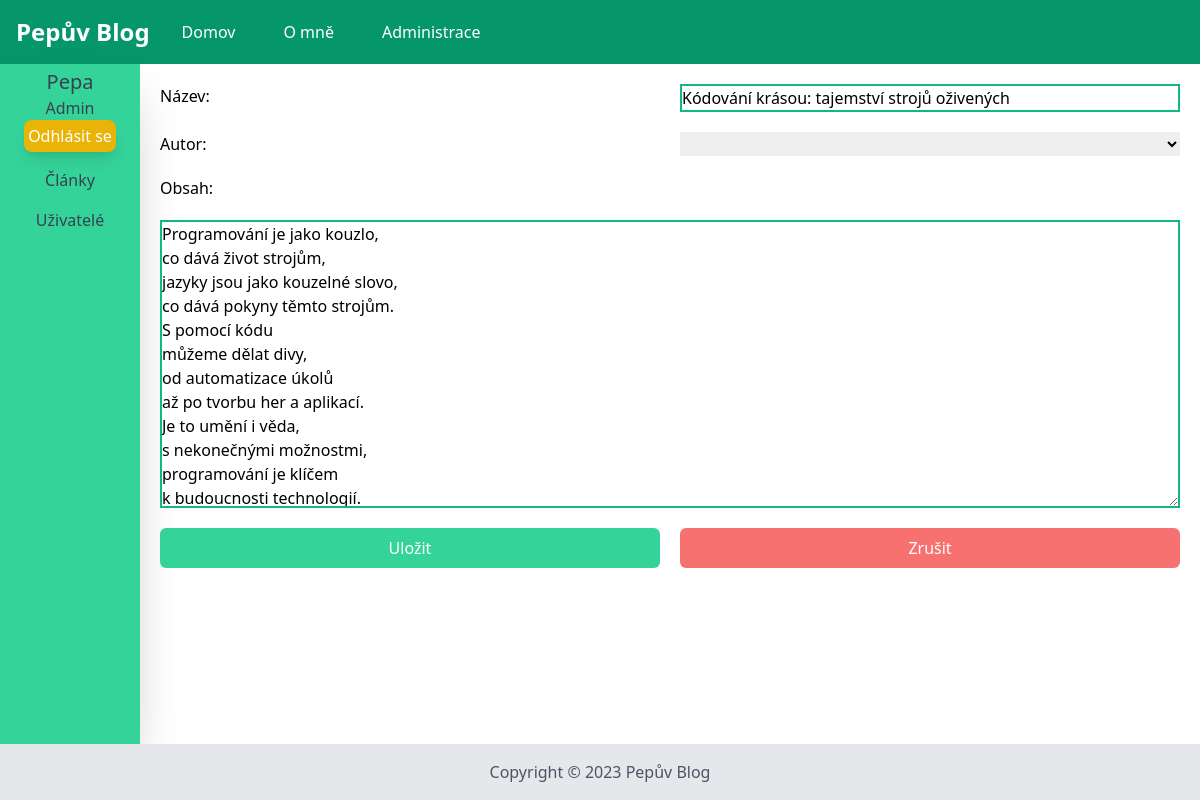
The page /admin/article/edit=2 (signed in) on the database as committed earlier.
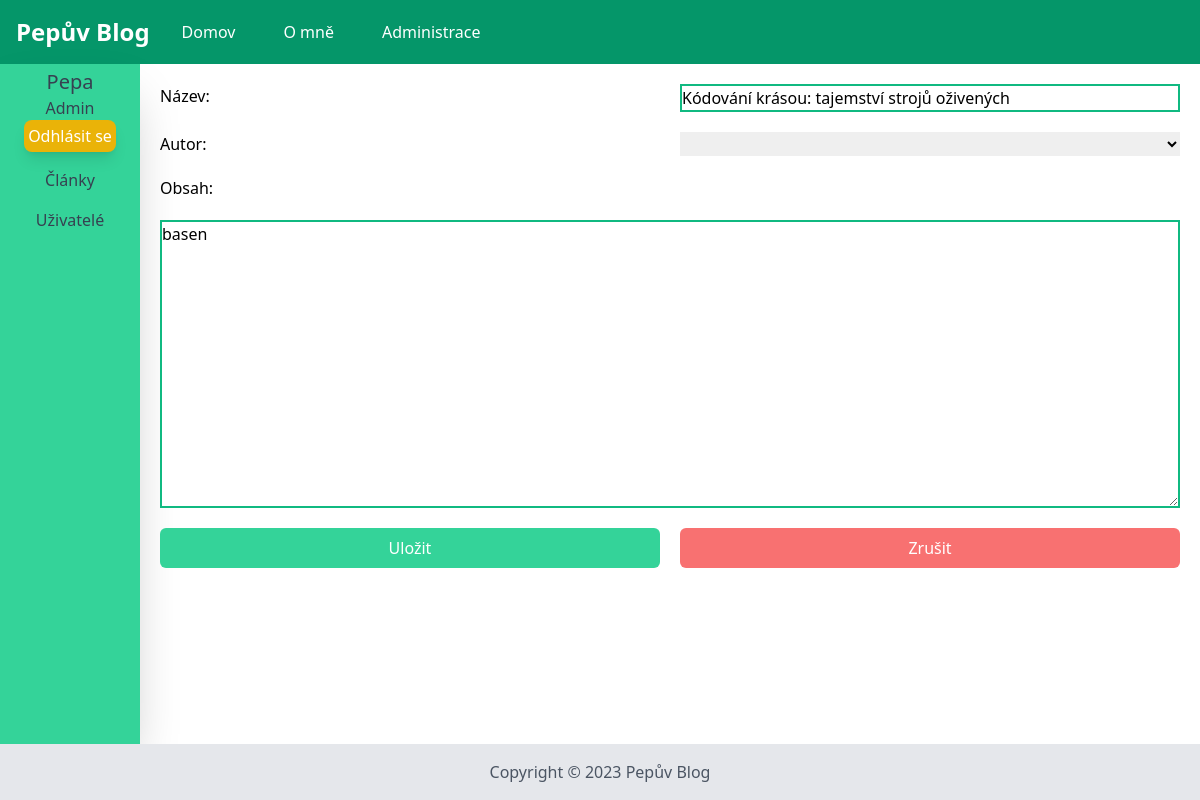
The same page on the database as committed later.
### app.py (models this page shows, shortened)
class Article(db.Model):
    id = db.Column(db.Integer, primary_key=True)
    title = db.Column(db.String, nullable=False)
    content = db.Column(db.String, nullable=False)
    author_id = db.Column(db.Integer, db.ForeignKey('user.id'), nullable=False)
    date_created = db.Column(db.DateTime, default=datetime.utcnow)
    views = db.Column(db.Integer, default=0)
    reviews = db.Column(db.Integer, default=0)

### app.py (the view)
@app.route("/admin/article/edit=<int:id>", methods=["GET","POST"])
@login_required
def edit_article(id):
    article = Article.query.filter_by(id=id).first()
    if request.method == 'GET':
        return render_template("admin_article_edit.html",article=article)
    elif request.method == "POST":
        article.title = request.form.get("title")
        article.content = request.form.get("content")
        db.session.commit()
        return redirect("/admin/articles")

### app.py (called while the page is built)
@login_manager.user_loader
def load_user(user_id):
    return User.query.get(int(user_id))

### templates/admin_article_edit.html (shortened to what this page needs)
{% extends 'admin_base.html' %}
{% block admin_body %}
<form class="edit grid grid-cols-2 items-top gap-5 p-5" method="post">
    <label>Název:</label>
    <input name="title" class="border-emerald-500 border-2" value="{{article.title}}"/>
    <label>Autor:</label>
    <select>
      <option></option>
    </select>
    <label class="col-span-2">Obsah:</label>
  <textarea name="content" class="col-span-2 h-72 border-emerald-500 border-2 w-full" style="min-height: 250px;">{{article.content}}</textarea>
  <input type="submit" class=" bg-emerald-400 text-white p-2 rounded-md cursor-pointer hover:bg-emerald-500" value="Uložit" />
  <button class="text-center bg-red-400 text-white p-2 rounded-md cursor-pointer hover:bg-red-500" id="cancel">Zrušit</button>
</form>
{% endblock %}

Rows that differ between the two databases and show on the page:
changed Article "Kódování krásou: tajemství strojů oživených": content "Programování je jako kouzlo, co dává život strojům, jazyky jsou jako kouzelné slovo, co dává pokyny těmto strojům. S pomocí kódu můžeme dělat divy, od automatizace úkolů až po tvorbu her a aplikací. Je to umění i věda, s nekonečnými možnostmi, programování je klíčem k budoucnosti technologií." → "basen"
